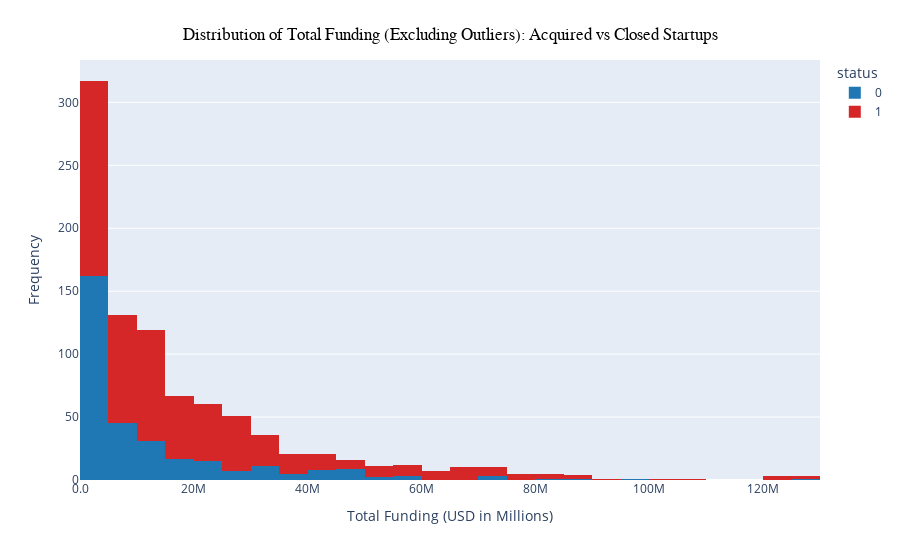

Notebook source saved alongside this figure:
### Markdown cell above
##### **What is the average total funding for startups that successfully get acquired VS those that close?**

### Code cell
# Define a list of pastel color codes
colors = ['#1f77b4', '#d62728']

# Filter out extreme outliers from the data
max_value = data_df['funding_total_usd'].quantile(0.99)  # Define a threshold (e.g., 99th percentile)
filtered_data = data_df[data_df['funding_total_usd'] < max_value]

# Create a histogram with the filtered data
fig = px.histogram(data_frame=filtered_data, x='funding_total_usd', color='status',
                   labels={'funding_total_usd': 'Total Funding (USD in Millions)'},
                   color_discrete_sequence=colors)  
                   
# Update layout for better visualization
fig.update_layout(
    title={
        'text': 'Distribution of Total Funding (Excluding Outliers): Acquired vs Closed Startups',
        'y': 0.95,  # You can adjust this for vertical position
        'x': 0.5,  # You can adjust this for horizontal position
        'xanchor': 'center',
        'yanchor': 'top',
        'font': {
            'size': 17,
            'color': 'black',  # You can change the color if you want
            'family': 'Arial, sans-serif', # You can change the font family if you want
        },
    },
    xaxis_title='Total Funding (USD in Millions)',
    yaxis_title='Frequency',
)
# Format the x-axis tick labels to display values in millions
fig.update_xaxes(tickformat=".2s", exponentformat="none")

# Show the figure
fig.show()

### Figure 1 — Plotly figure (JSON) as saved in the notebook; plotly's stock layout.template omitted (floating-point values rounded to 4 significant figures; data arrays with more than 128 entries replaced by an {"elided": "..."} marker saying what was removed)
{"data": [{"alignmentgroup": "True", "bingroup": "x", "hovertemplate": "status=0<br>Total Funding (USD in Millions)=%{x}<br>count=%{y}<extra></extra>", "legendgroup": "0", "marker": {"color": "#1f77b4", "pattern": {"shape": ""}}, "name": "0", "offsetgroup": "0", "orientation": "v", "showlegend": true, "type": "histogram", "x": {"elided": "322 int values"}, "xaxis": "x", "yaxis": "y"}, {"alignmentgroup": "True", "bingroup": "x", "hovertemplate": "status=1<br>Total Funding (USD in Millions)=%{x}<br>count=%{y}<extra></extra>", "legendgroup": "1", "marker": {"color": "#d62728", "pattern": {"shape": ""}}, "name": "1", "offsetgroup": "1", "orientation": "v", "showlegend": true, "type": "histogram", "x": {"elided": "591 int values"}, "xaxis": "x", "yaxis": "y"}], "layout": {"barmode": "relative", "legend": {"title": {"text": "status"}, "tracegroupgap": 0}, "margin": {"t": 60}, "title": {"font": {"color": "black", "family": "Arial, sans-serif", "size": 17}, "text": "Distribution of Total Funding (Excluding Outliers): Acquired vs Closed Startups", "x": 0.5, "xanchor": "center", "y": 0.95, "yanchor": "top"}, "xaxis": {"anchor": "y", "domain": [0, 1], "exponentformat": "none", "tickformat": ".2s", "title": {"text": "Total Funding (USD in Millions)"}}, "yaxis": {"anchor": "x", "domain": [0, 1], "title": {"text": "Frequency"}}}}
